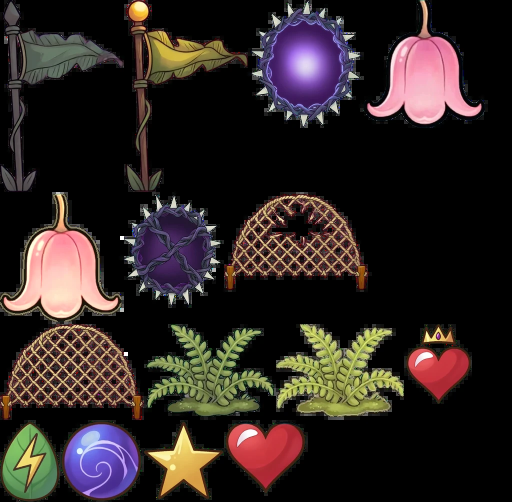
#> input picture src/assets/props/stage-art.webp, 1024 x 1003 px (shown at 1/2 size)
$ python -i stagecut.py   (imports and definitions only)
#> lines starting #> are read from the running program, lines starting #| are printed output that depends on the picture
### tools/art/hfbatch/stagestarts.py
"""Start pictures for the every-stage pieces (hf-art-stage, 2026-10-29; polish report VI-9, VI-10, VI-12, VI-16), pasted up from the
game's own painted art on a flat key colour, for img2img (w6to10/img2imggpu.py, spec from make_stage_spec.py):
  start-gate-w<N>.webp    the exit gate, shut (left half) and open (right half), from World N's kit: two of its trunks or pillars, its
                          branch as the lintel, its bank as the step, its wall piece as the shut door; the open door a dark way through
                          with a warm light (1536 x 960, magenta)
  start-flag.webp         the checkpoint: World 5's painted pennant post with a pennant of World 1's painted leaves over the lace, unlit
                          (muted) and lit (warm) (1024 x 768, magenta)
  start-water-w<N>.webp   pit water: World 6's painted chop strip re-toned to World N's water and repeated (1536 x 384, magenta above)
  start-pickups.webp      heart, crowned super heart, speed, shield star, magnet: the HUD heart's shape and colours (1536 x 1024, cyan)
  start-thorn.webp        the Thorn Gate, a ring of World 8's thorny purple vine around a violet light, shut and open (1024 x 512, cyan)
  start-net.webp          4-8's old netting over a nest, whole and torn (1024 x 384, magenta)
  start-finds.webp        the Hush Fern and the Keeper's Bell (World 5's painted fern and bell), plain and glowing (1024 x 1024, cyan)
    python3 -I tools/art/hfbatch/stagestarts.py
"""
import json, math, re, sys
from pathlib import Path
import numpy as np
from PIL import Image, ImageDraw, ImageFilter

R = Path(__file__).resolve().parents[3]
OUT = Path(__file__).resolve().parent / 'starts'
MAG = (255, 0, 255)
CYAN = (0, 255, 255)


# [4 lines left out: function frames_ts, not called in this run]


def kit_frames():
    t = (R / 'src/game/kitAtlasData.ts').read_text()
    t = t[t.index('{', t.index('KIT_FRAMES')):]
    return json.loads(t[:t.rindex('}') + 1])


KIT = kit_frames()
SHEETS = {}


# [13 lines left out: functions sheet, piece, not called in this run]


def prop(sheet_path, ts, name):
    x, y, w, h = frames_ts(ts)[name]
    return sheet(sheet_path).crop((x, y, x + w, y + h))


def fit(im, w, h):
    return im.resize((max(1, round(w)), max(1, round(h))), Image.LANCZOS)


# [9 lines left out: function glow, not called in this run]


# which kit pieces make each world's gate: pillar piece, lintel piece, the shut door's face
GATE = {
    1: ('trunk', 'branch', 'curtain'),
    2: ('perch', 'branch', 'wall'),
    3: ('trunk', 'branch', 'wall'),
    4: ('trunk', 'branch', 'wall'),
    6: ('trunk', 'branch', 'wall'),
    7: ('perch', 'branch', 'wall'),
    8: ('trunk', 'branch', 'wall'),
    9: ('bankEnd', 'branch', 'wall'),
    10: ('wall', 'bank', 'branchCreak'),
}


# [88 lines left out: functions gate_half, door_rect, fill_door_gaps, gate_open_from, not called in this run]


# the light each world's way out glows with (round 3, lead review: the open door read as a dark hole): warm gold, green-gold in the
# cave and the swamp, rose-gold in the orchid garden
GLOW = {1: (255, 214, 120), 2: (255, 210, 130), 3: (200, 240, 150), 4: (255, 224, 150), 5: (255, 200, 170), 6: (214, 236, 130),
        7: (255, 208, 110), 8: (255, 214, 150), 9: (255, 196, 110), 10: (255, 210, 130)}


# [175 lines left out: functions doorway_mask, gate_lit_from, water_irregular, gate, gate_w5, flag, not called in this run]


WATER = {  # (top, deep) colours each world's water is re-toned to
    1: ((132, 92, 44), (52, 34, 18)),
    3: ((40, 74, 104), (8, 18, 34)),
    4: ((82, 116, 124), (26, 42, 52)),
    5: ((150, 128, 150), (70, 52, 78)),
}


# [23 lines left out: function water, not called in this run]


HEART = [(12, 21.35), (2, 8.5), (7.5, 3), (12, 5.09), (16.5, 3), (22, 8.5)]


# [151 lines left out: functions heart_poly, shaded, pickups, thorn, net, finds, not called in this run]


# [15 lines that do not run on import are left out]

# [10 lines that do not run on import are left out]

# [12 lines that do not run on import are left out]

### tools/art/hfbatch/stagecut.py
"""Cut and pack the every-stage pieces (hf-art-stage, 2026-10-29) from the img2img takes named in stage-picks.json: keyed with the repo's
cut and despill (w6to10/geminicut.py cut_cell: border flood, soft rim, the key's spill clamped off the fringe), loose crumbs and stray
streaks dropped (anything under 2% of the piece), each pair (shut/open, unlit/lit) scaled by one factor so the two line up, then:
  src/assets/props/stage-art.webp + src/game/stageArtData.ts   the shared sheet: flagUnlit, flagLit, heart, superHeart, speed, shield,
                                                               magnet, thornShut, thornOpen, fern, fernLit, bell, bellLit, netWhole, netTorn
  src/assets/props/gates/w<N>.webp                             each world's gate, shut and open (GATE_FRAMES)
  src/assets/props/pitwater/w<N>.webp                          the water strip (made to tile: its ends cross-faded) and its shine
                                                               (PIT_WATER: the strip's surface line and the deep colour under it)
  reference/prop-sheets/qa-notes/hf-art-stage/review-*.jpg      every take, and the picks on dark and on mid-grey
The fern's and the bell's lit frames are their plain frames re-lit (warm, brighter, a pale rim), so the game can breathe one over the
other with no ghosting; the flag's lit frame is its own painting (a glowing bead and a gold-green pennant).
    python3 -I tools/art/hfbatch/stagecut.py <takes dir>
"""
import json, sys
from pathlib import Path
import numpy as np
from PIL import Image, ImageDraw
from scipy import ndimage

HERE = Path(__file__).resolve().parent
R = HERE.parents[2]
sys.path.insert(0, str(HERE.parent / 'w6to10'))
from geminicut import cut_cell  # noqa: E402
sys.path.insert(0, str(HERE))
from stagestarts import GATE, fill_door_gaps  # noqa: E402

TAKES = Path(sys.argv[1])
# [1 line that did not run here, left out]
QA = R / 'reference/prop-sheets/qa-notes/hf-art-stage'
# [1 line not run here, left out]


def take(name):
    return Image.open(TAKES / f'{name}.webp').convert('RGB')


def clean(im, keep=0.02):
    """drop parts smaller than `keep` of the biggest (streaks, sparkles, crumbs)"""
    a = np.asarray(im).copy()
    lab, n = ndimage.label(a[..., 3] > 40)
    if n > 1:
        sizes = ndimage.sum(np.ones(lab.shape), lab, range(1, n + 1))
        big = sizes.max()
        for i, s in enumerate(sizes, 1):
            if s < big * keep:
                a[lab == i, 3] = 0
    out = Image.fromarray(a, 'RGBA')
    bb = out.getchannel('A').point(lambda v: 255 if v > 24 else 0).getbbox()
    return out.crop(bb)


# [11 lines left out: function despill, not called in this run]


def cut(src, box, key, keep=0.02):
    sp = cut_cell(src.crop(box), key, {})
    return despill(clean(sp, keep), key)


def halves(src, key, keep=0.02):
    w, h = src.size
    return cut(src, (0, 0, w // 2, h), key, keep), cut(src, (w // 2, 0, w, h), key, keep)


def scale_pair(a, b, H):
    k = H / max(a.height, b.height)
    return [im.resize((max(1, round(im.width * k)), max(1, round(im.height * k))), Image.LANCZOS) for im in (a, b)]


def fit_box(im, W, H):
    k = min(W / im.width, H / im.height)
    return im.resize((max(1, round(im.width * k)), max(1, round(im.height * k))), Image.LANCZOS)


# [19 lines left out: functions relit, flag_anchor, not called in this run]


pieces = {}  # name -> (image, ax, ay, extra)

# the checkpoint (unlit, lit): 384 tall, anchored at the post's foot
# [1 line that did not run here, left out]
# [3 lines not run here, left out]

# pickups: a 3 x 2 grid on cyan; each centred, 160 px
# [1 line that did not run here, left out]
# [1 line that did not run here, left out]
# [3 lines not run here, left out]

# the Thorn Gate (shut, open), 256, centred
# [1 line that did not run here, left out]
# [1 line that did not run here, left out]
# [1 line that did not run here, left out]

# the finds: the plain fern and bell (left column of the 2 x 2), 256 tall, their lit frames re-lit from them; anchored at the foot
# [1 line that did not run here, left out]
# [1 line that did not run here, left out]
# [4 lines not run here, left out]

# 4-8's netting (whole, torn), 192 tall, anchored at the pegs' feet (bottom middle)
# [1 line that did not run here, left out]
# [1 line that did not run here, left out]
# [1 line that did not run here, left out]


def pack(items, width=1024, pad=4):
    """shelf-pack (name, image) by height; returns the sheet and {name: (x, y)}"""
#> called with width = 1024, pad = 4
    items = sorted(items, key=lambda t: -t[1].height)
    x = y = shelf = 0
    at = {}
    for n, im in items:
        if x + im.width > width:
            x, y, shelf = 0, y + shelf + pad, 0
        at[n] = (x, y)
        x += im.width + pad
        shelf = max(shelf, im.height)
    sheet = Image.new('RGBA', (width, y + shelf), (0, 0, 0, 0))
    for n, im in items:
        sheet.alpha_composite(im, at[n])
    return sheet, at


sheet, at = pack([(n, p[0]) for n, p in pieces.items()])
out = R / 'src/assets/props/stage-art.webp'
# [2 lines not run here, left out]
frames = {}
# [3 lines not run here, left out]

# the gates: shut and open side by side, 640 tall
gates = {}
# [25 lines not run here, left out]


# [8 lines left out: function tileable, not called in this run]


water = {}
# [33 lines not run here, left out]

names = [n for n in frames]
ts = ['/**',
      ' * Generated by tools/art/hfbatch/stagecut.py (hf-art-stage, 2026-10-29) from the Hugging Face img2img takes in stage-picks.json. Do',
      ' * not edit by hand. Where each painted every-stage piece sits in its sheet (stageArt.ts draws them): x, y, w, h in the sheet, and',
      ' * (ax, ay) the anchor in the piece: a post\'s or a gate\'s foot, a nest net\'s pegs\' feet, a pickup\'s or the Thorn Gate\'s middle.',
      ' * px: the flag post\'s right edge (the pennant, right of it, is drawn in fluttering slices).',
      ' */',
      'export interface ArtFrame { x: number; y: number; w: number; h: number; ax: number; ay: number; px?: number }',
      f"export type StageArtName = {' | '.join(repr(n) for n in names)};",
      f'export const STAGE_ART_SIZE = {{ w: {sheet.width}, h: {sheet.height} }};',
      f'export const STAGE_ART_FRAMES: Record<StageArtName, ArtFrame> = {json.dumps(frames)};',
      '/** each world\'s exit gate (assets/props/gates/w<N>.webp) */',
      f'export const GATE_FRAMES: Record<number, {{ shut: ArtFrame; open: ArtFrame }}> = {json.dumps({str(k): v for k, v in gates.items()})};',
      '/** pit water (assets/props/pitwater/w<N>.webp): the strip, its shine, how far down the strip its surface is, and the deep colour under it */',
      f'export const PIT_WATER: Record<number, {{ strip: ArtFrame; shine: ArtFrame; surface: number; deep: string }}> = {json.dumps({str(k): v for k, v in water.items()})};',
      '']
# [28 lines not run here, left out]

>>> import cv2
>>> picture = cv2.imread('../../../src/assets/props/stage-art.webp', cv2.IMREAD_GRAYSCALE)
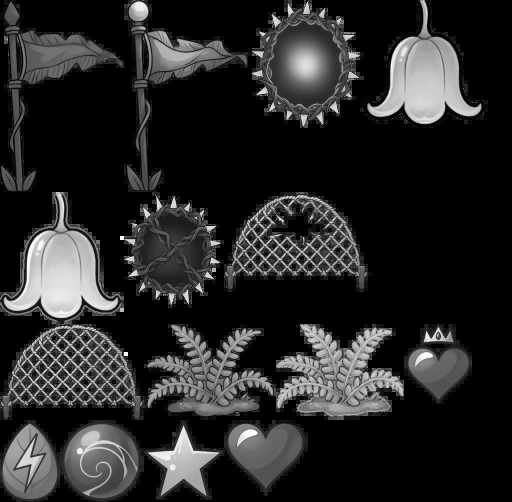
#> picture: shape (1003, 1024) (shown at 1/2 size); min 0, max 255, mean 40.3
>>> result = clean(picture)
#> in clean, `lab, n = ndimage.label(a[..., 3] > 40)`: lab = 1003 values, max 11 at index 952, min 0 at index 0, mean 0.651; n = 11
#> in clean, `sizes = ndimage.sum(np.ones(lab.shape), lab, range(1, n + 1))`: sizes = [16, 3, 1, 6, 8, 7, 1, 13, 1, 27, 12]
#> in clean, `big = sizes.max()`: big = 27
#> the loop in clean, `for i, s in enumerate(sizes, 1):` made 11 passes
#> s on passes 1 to 11: 16, 3, 1, 6, 8, 7, 1, 13, 1, 27, 12
#> (the run stopped early here; a loop or call above may not have finished)
